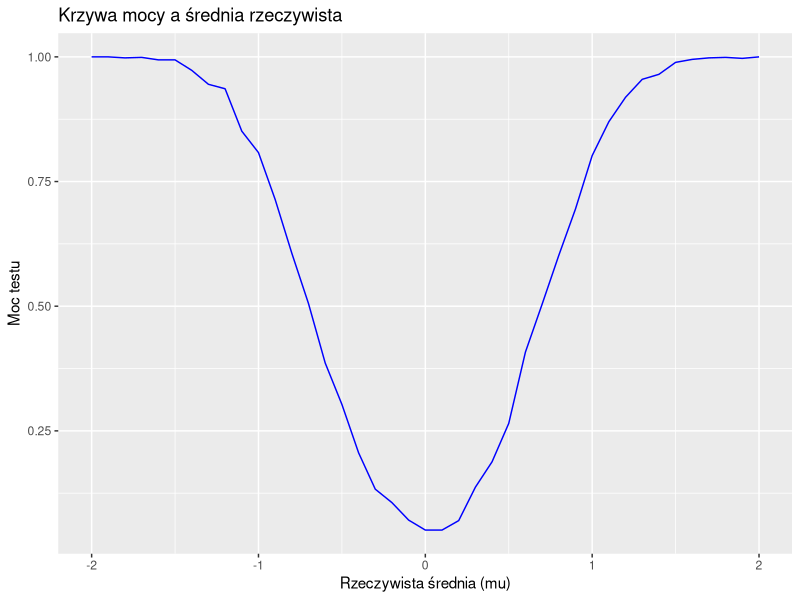
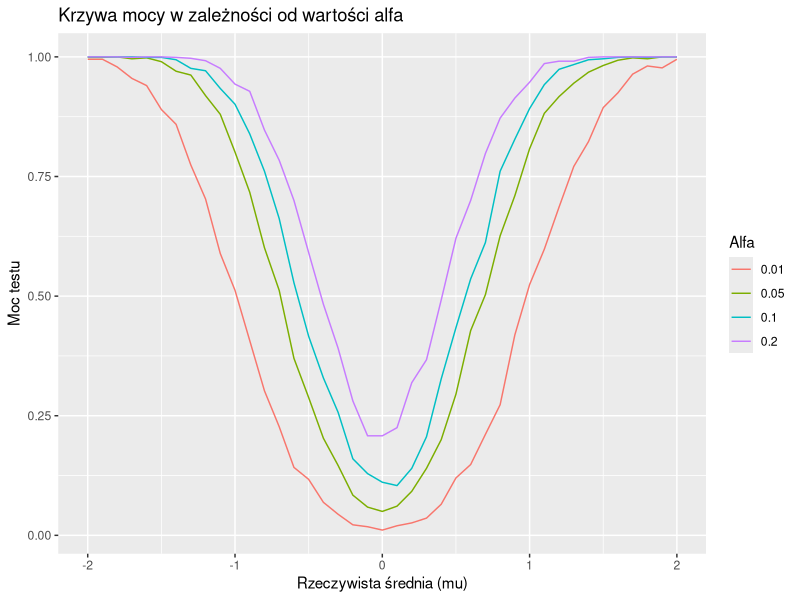
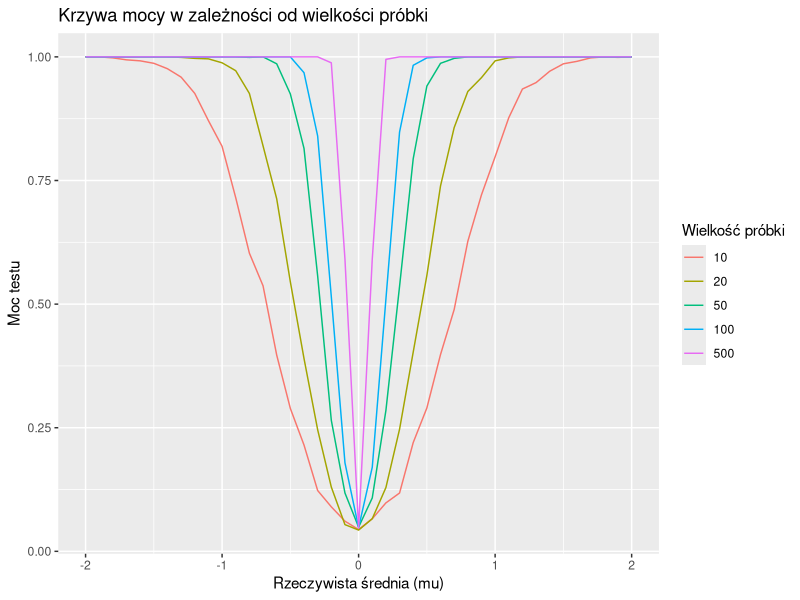
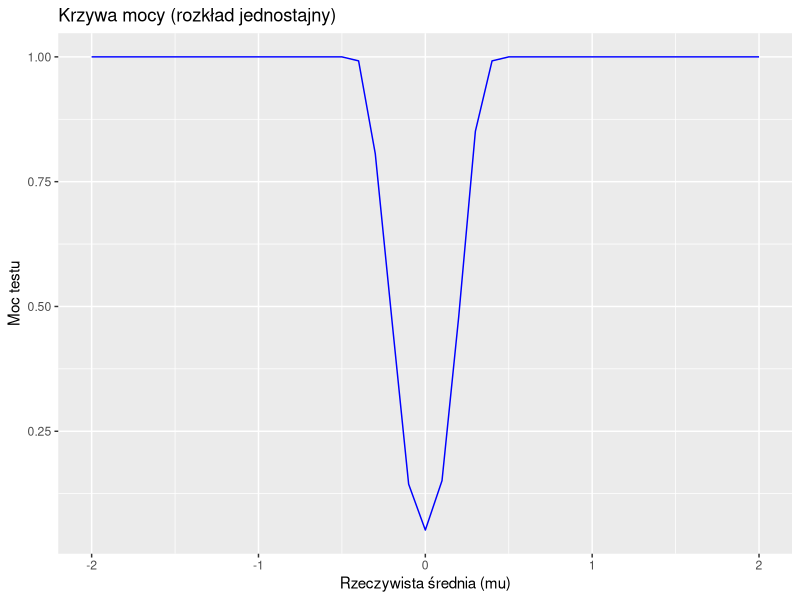
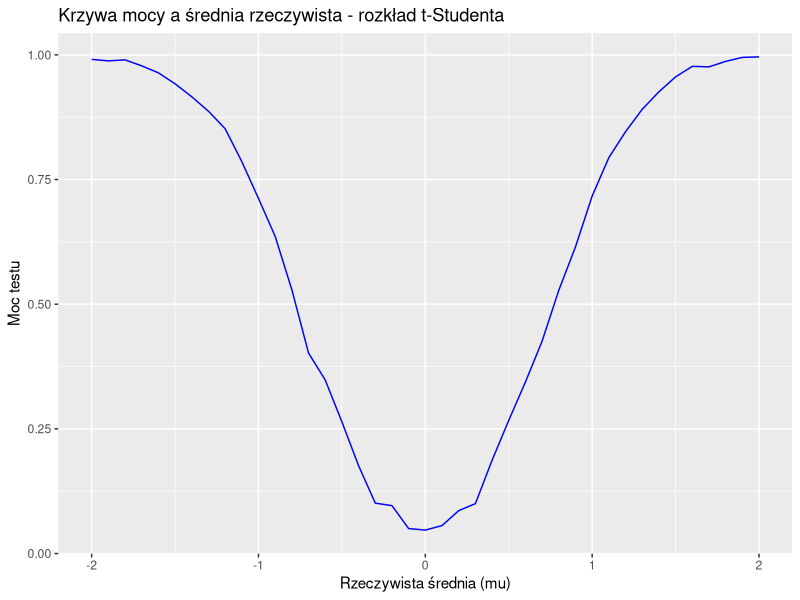
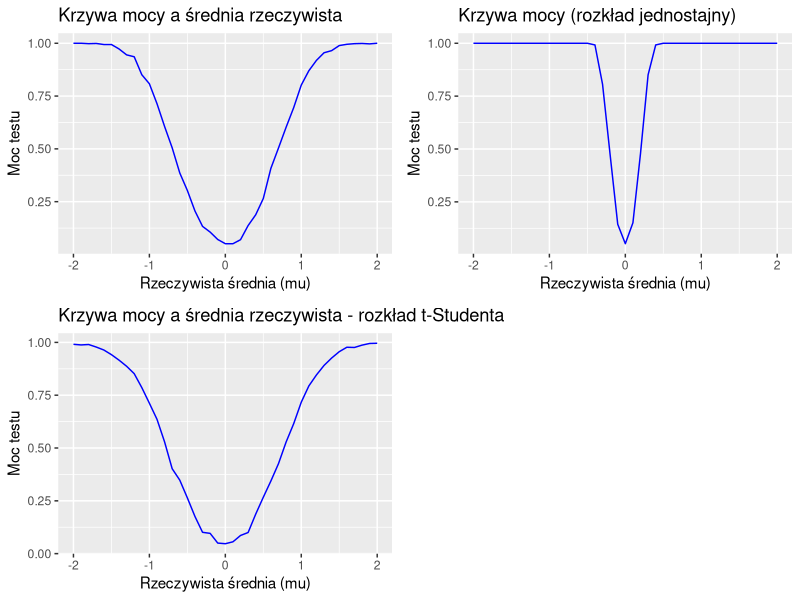
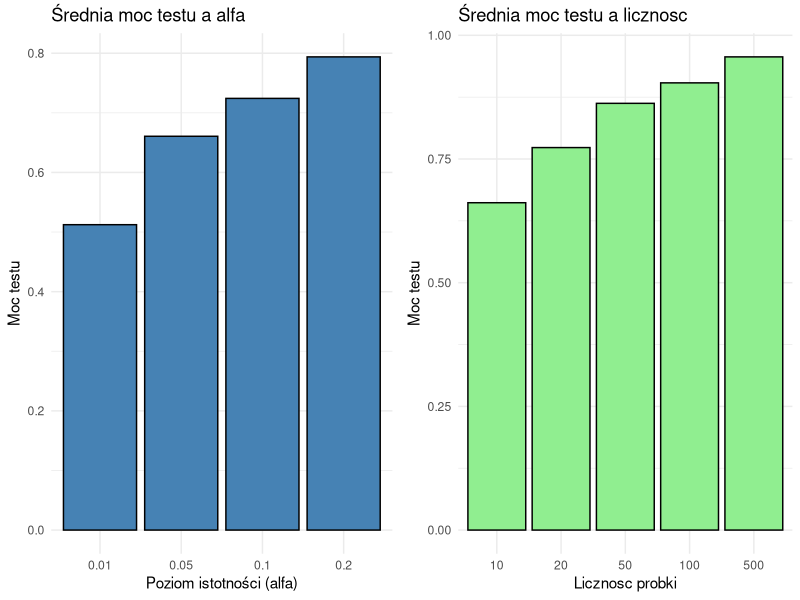
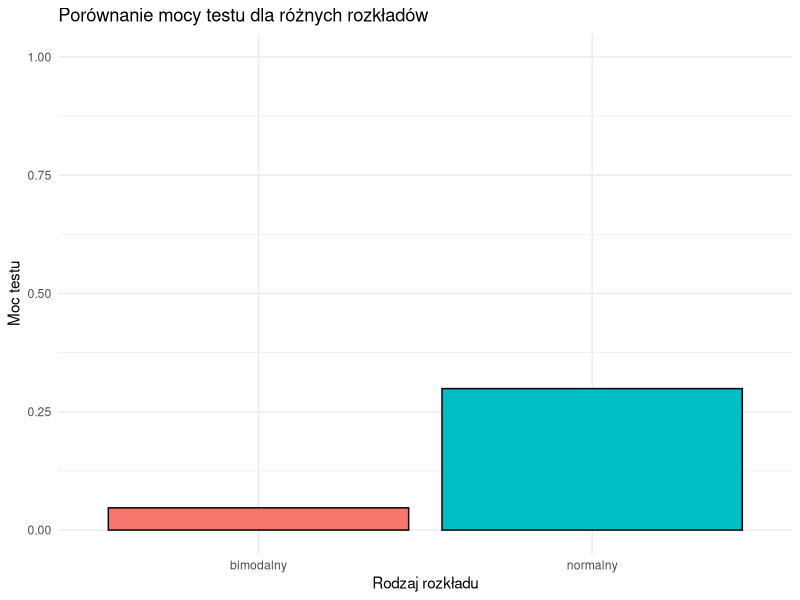

Source code (R) for these figures, in order:
## ---- chunk 1
knitr::opts_chunk$set(echo = TRUE)
library(ggplot2)
library(gridExtra)
## ---- chunk 2
set.seed(123)
alfa <- 0.05
s <- 1
m <- 0.5
n <- 10
## ---- chunk 3
los <- rnorm(n,m,s)
los
## ---- chunk 4
t.test(los)


## ---- chunk 5

N <- 1000
los <- replicate(N, rnorm(n,m,s)) 
odrzucone_H0 <- 0 

for (i in 1:N) {
  test <- t.test(los[, i])
  if (test$p.value < alfa) {
    odrzucone_H0 <- odrzucone_H0 + 1 
  }
}

wynik_norm <- odrzucone_H0/N
wynik_norm

## ---- chunk 6
mu <- seq(-2,2,by=0.1)
wynik_moc<-numeric(length(mu))
for(l in 1:length(mu))
{
  odrzucone_H0 <- 0 
  nieodrzucone_H0 <- 0  
  srednia<-mu[l]
  for (i in 1:N) {
  los <- rnorm(n,srednia,s)
  test <- t.test(los)
  if (test$p.value < alfa) {
    odrzucone_H0 <- odrzucone_H0 + 1 
  } else {
    nieodrzucone_H0 <- nieodrzucone_H0 + 1 
  }
  }
  wynik_moc[l]<-odrzucone_H0/N
}
wykres1 <- data.frame(mu, wynik_moc)
p1 <- ggplot(wykres1, aes(mu, wynik_moc))+
  geom_line(color="blue")+
  xlab("Rzeczywista średnia (mu)")+
  ylab("Moc testu")+
  ggtitle("Krzywa mocy a średnia rzeczywista")
p1
## ---- chunk 7
af <- c( 0.01, 0.05, 0.1, 0.2)
wielkosc_mocy <- expand.grid(mu = mu, alfa = af)
wielkosc_mocy$moc <- NA

for (k in 1:length(af)) {
  for (l in 1:length(mu)) {
    odrzucone_H0 <- 0 
    
    for (i in 1:N) {
      los <- rnorm(n, mu[l], s)
      test <- t.test(los)
      if (test$p.value < af[k]) {
        odrzucone_H0 <- odrzucone_H0 + 1 
      }
      
    }
    
    wielkosc_mocy$moc[wielkosc_mocy$mu == mu[l] & wielkosc_mocy$alfa == af[k]] <- odrzucone_H0 / N

  }
}

p2 <- ggplot(wielkosc_mocy, aes(x = mu, y = moc, color = factor(alfa))) +
  geom_line() +
  xlab("Rzeczywista średnia (mu)") +
  ylab("Moc testu") +
  ggtitle("Krzywa mocy w zależności od wartości alfa") +
  scale_color_discrete(name = "Alfa")

p2
## ---- chunk 8
moc_srednia <- aggregate(moc ~ alfa, data = wielkosc_mocy, mean)
moc_p1 <- ggplot(moc_srednia, aes(x = factor(alfa), y = moc)) +
  geom_bar(stat = "identity", fill = "steelblue", color = "black") +
  labs(title = "Średnia moc testu a alfa",
       x = "Poziom istotności (alfa)",
       y = "Moc testu") +
  theme_minimal()

## ---- chunk 9
licznosc <- c(10, 20, 50, 100,500)
wielkosc_mocy2 <- expand.grid(mu = mu, n = licznosc)
wielkosc_mocy2$moc <- NA

for (k in 1:length(licznosc)) {
  for (l in 1:length(mu)) {
    odrzucone_H0 <- 0 
    
    for (i in 1:N) {
      los <- rnorm(licznosc[k], mu[l], s)
      test <- t.test(los)
      if (test$p.value < alfa) {
        odrzucone_H0 <- odrzucone_H0 + 1 
      }
    }
    
    wielkosc_mocy2$moc[wielkosc_mocy2$mu == mu[l] & wielkosc_mocy2$n == licznosc[k]] <- odrzucone_H0 / N
  }
}
p3 <- ggplot(wielkosc_mocy2, aes(x = mu, y = moc, color = factor(n))) +
  geom_line() +
  xlab("Rzeczywista średnia (mu)") +
  ylab("Moc testu") +
  ggtitle("Krzywa mocy w zależności od wielkości próbki") +
  scale_color_discrete(name = "Wielkość próbki")

p3
## ---- chunk 10
moc_licznosc <- aggregate(moc ~ n, data = wielkosc_mocy2, mean)

moc_p2 <- ggplot(moc_licznosc, aes(x = factor(n), y = moc)) +
  geom_bar(stat = "identity", fill = "lightgreen", color = "black") +
  labs(title = "Średnia moc testu a licznosc",
       x = "Licznosc probki",
       y = "Moc testu") +
  theme_minimal()

## ---- chunk 11
min <- -0.5
max <- 0.5
N <- 1000
n <- 10
alfa <- 0.05

wielkosc_mocy <- data.frame(mu = mu, moc = NA)

for (l in 1:length(mu)) {
  odrzucone_H0 <- 0 
  
  for (i in 1:N) {
    los <- runif(n, min + mu[l], max + mu[l])
    test <- t.test(los)
    if (test$p.value < alfa) {
      odrzucone_H0 <- odrzucone_H0 + 1 
    }
  }
  
  wielkosc_mocy$moc[l] <- odrzucone_H0 / N
}


p4 <- ggplot(wielkosc_mocy, aes(x = mu, y = moc)) +
  geom_line(color = "blue") +
  xlab("Rzeczywista średnia (mu)") +
  ylab("Moc testu") +
  ggtitle("Krzywa mocy (rozkład jednostajny)")

p4

## ---- chunk 12

N <- 1000
n <- 10
los <- replicate(N, rbinom(n, 10, 0.5))
odrzucone_H0 <- 0 
for (i in 1:N) {
  test <- t.test(los[, i], mu=5)
  if (test$p.value < alfa) {
    odrzucone_H0 <- odrzucone_H0 + 1
  }
}
wynik_bimodal <- odrzucone_H0/N
wynik_bimodal


## ---- chunk 13
wynik_moc <- numeric(length(mu))

for (l in 1:length(mu)) {
  odrzucone_H0 <- 0 

  
  for (i in 1:N) {
    los <- rt(n, df=n-1) + mu[l]
    test <- t.test(los)
    
    if (test$p.value < alfa) {
      odrzucone_H0 <- odrzucone_H0 + 1 
    }
  }
  
  wynik_moc[l] <- odrzucone_H0 / N
}

wykres1 <- data.frame(mu, wynik_moc)
p5 <- ggplot(wykres1, aes(mu, wynik_moc)) +
  geom_line(color="blue") +
  xlab("Rzeczywista średnia (mu)") +
  ylab("Moc testu") +
  ggtitle("Krzywa mocy a średnia rzeczywista - rozkład t-Studenta")

p5

## ---- chunk 14
grid.arrange( p1,p4, p5,ncol=2)
## ---- chunk 15
grid.arrange(moc_p1,moc_p2,ncol=2)
## ---- chunk 16
norm_vs_bimod <- data.frame(rozklad=c("normalny","bimodalny"),moc=c(wynik_norm,wynik_bimodal))

ggplot(norm_vs_bimod, aes(x = rozklad, y = moc, fill = rozklad)) +
  geom_bar(stat = "identity", color = "black") +
  labs(title = "Porównanie mocy testu dla różnych rozkładów",
       x = "Rodzaj rozkładu",
       y = "Moc testu") +
  ylim(0,1)+
  theme_minimal() +
  theme(legend.position = "none")
